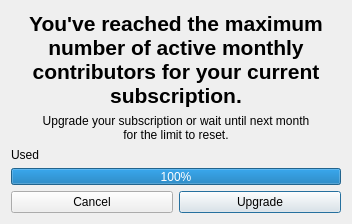
<?xml version="1.0" encoding="UTF-8"?>
<ui version="4.0">
 <class>Dialog</class>
 <widget class="QDialog" name="Dialog">
  <property name="geometry">
   <rect>
    <x>0</x>
    <y>0</y>
    <width>352</width>
    <height>224</height>
   </rect>
  </property>
  <property name="windowTitle">
   <string>Project limit hit</string>
  </property>
  <layout class="QGridLayout" name="gridLayout">
   <item row="0" column="0">
    <widget class="QLabel" name="label">
     <property name="sizePolicy">
      <sizepolicy hsizetype="Preferred" vsizetype="Minimum">
       <horstretch>0</horstretch>
       <verstretch>0</verstretch>
      </sizepolicy>
     </property>
     <property name="font">
      <font>
       <pointsize>16</pointsize>
       <weight>75</weight>
       <bold>true</bold>
      </font>
     </property>
     <property name="text">
      <string>You've reached the maximum number of active monthly contributors for your current subscription.</string>
     </property>
     <property name="textFormat">
      <enum>Qt::AutoText</enum>
     </property>
     <property name="alignment">
      <set>Qt::AlignCenter</set>
     </property>
     <property name="wordWrap">
      <bool>true</bool>
     </property>
    </widget>
   </item>
   <item row="3" column="0">
    <widget class="QProgressBar" name="plan_quota_progress_bar">
     <property name="enabled">
      <bool>true</bool>
     </property>
     <property name="sizePolicy">
      <sizepolicy hsizetype="Preferred" vsizetype="Fixed">
       <horstretch>0</horstretch>
       <verstretch>0</verstretch>
      </sizepolicy>
     </property>
     <property name="minimumSize">
      <size>
       <width>0</width>
       <height>15</height>
      </size>
     </property>
     <property name="maximumSize">
      <size>
       <width>16777215</width>
       <height>16777215</height>
      </size>
     </property>
     <property name="baseSize">
      <size>
       <width>0</width>
       <height>15</height>
      </size>
     </property>
     <property name="value">
      <number>100</number>
     </property>
    </widget>
   </item>
   <item row="5" column="0">
    <layout class="QHBoxLayout" name="horizontalLayout_3">
     <item>
      <widget class="QPushButton" name="cancel_btn">
       <property name="sizePolicy">
        <sizepolicy hsizetype="Preferred" vsizetype="Preferred">
         <horstretch>0</horstretch>
         <verstretch>0</verstretch>
        </sizepolicy>
       </property>
       <property name="text">
        <string>Cancel</string>
       </property>
      </widget>
     </item>
     <item>
      <widget class="QPushButton" name="upgrade_plan_btn">
       <property name="enabled">
        <bool>true</bool>
       </property>
       <property name="sizePolicy">
        <sizepolicy hsizetype="Preferred" vsizetype="Preferred">
         <horstretch>0</horstretch>
         <verstretch>0</verstretch>
        </sizepolicy>
       </property>
       <property name="minimumSize">
        <size>
         <width>100</width>
         <height>0</height>
        </size>
       </property>
       <property name="maximumSize">
        <size>
         <width>200</width>
         <height>16777215</height>
        </size>
       </property>
       <property name="font">
        <font>
         <kerning>true</kerning>
        </font>
       </property>
       <property name="text">
        <string>Upgrade</string>
       </property>
       <property name="default">
        <bool>true</bool>
       </property>
       <property name="flat">
        <bool>false</bool>
       </property>
      </widget>
     </item>
    </layout>
   </item>
   <item row="1" column="0">
    <widget class="QLabel" name="label_2">
     <property name="text">
      <string>Upgrade your subscription or wait until next month
for the limit to reset.</string>
     </property>
     <property name="alignment">
      <set>Qt::AlignCenter</set>
     </property>
    </widget>
   </item>
   <item row="2" column="0">
    <layout class="QHBoxLayout" name="horizontalLayout">
     <item>
      <widget class="QLabel" name="label_3">
       <property name="text">
        <string>Used</string>
       </property>
      </widget>
     </item>
    </layout>
   </item>
  </layout>
 </widget>
 <resources/>
 <connections/>
</ui>
